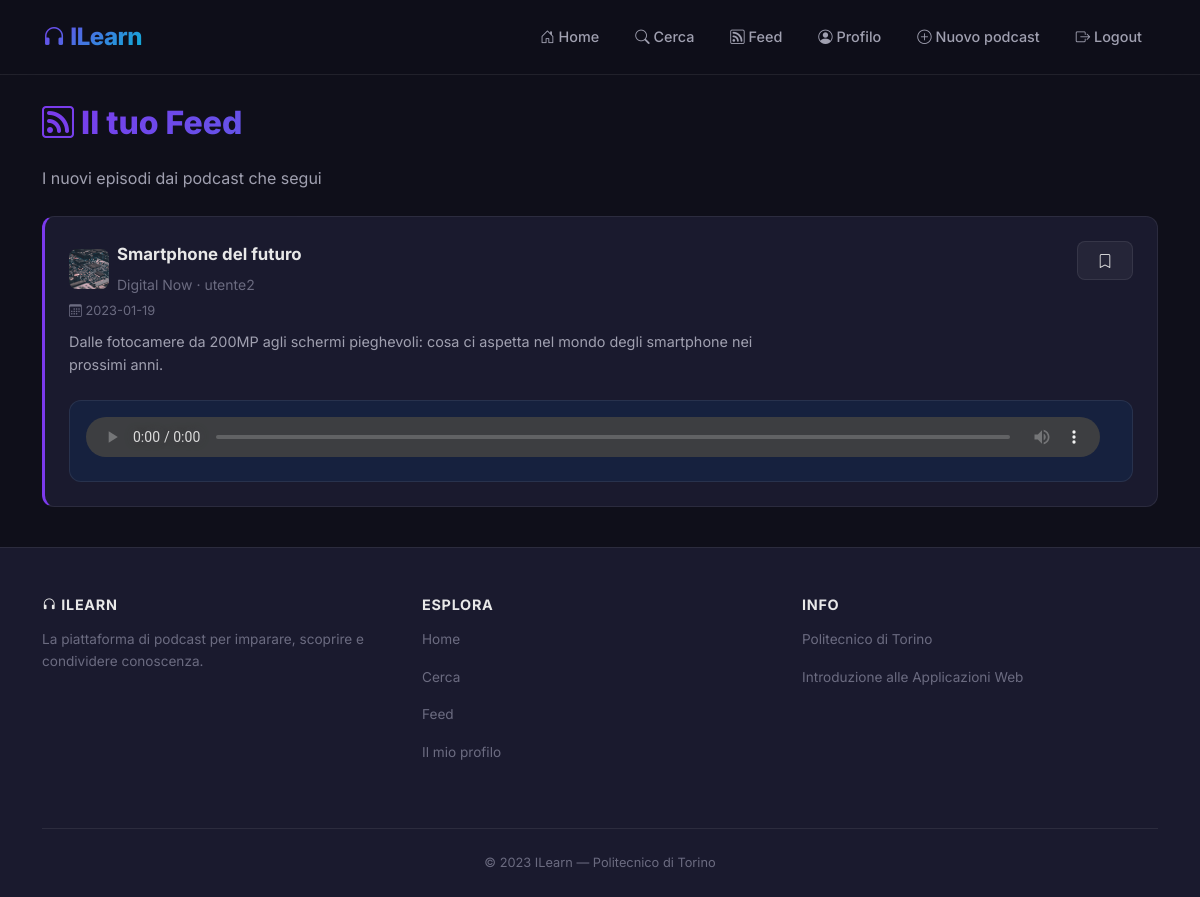
Screenshot of /feed (signed in) with the database file from the repository.
### tables this page shows
CREATE TABLE "EPISODI" (
	"episodio_id"	INTEGER NOT NULL,
	"podcast_id"	INTEGER NOT NULL,
	"Titolo"	TEXT NOT NULL,
	"Descrizione"	TEXT NOT NULL,
	"DataCreazione"	TEXT NOT NULL,
	"Estensione"	TEXT NOT NULL, Durata REAL DEFAULT NULL,
	PRIMARY KEY("episodio_id" AUTOINCREMENT),
	FOREIGN KEY("podcast_id") REFERENCES "PODCAST"("podcast_id") ON DELETE CASCADE
);

CREATE TABLE "PODCAST" (
	"podcast_id"	INTEGER NOT NULL,
	"Titolo"	TEXT NOT NULL,
	"Descrizione"	TEXT NOT NULL,
	"Categoria"	TEXT NOT NULL,
	"utente_id"	INTEGER NOT NULL,
	"Estensione"	TEXT NOT NULL,
	PRIMARY KEY("podcast_id" AUTOINCREMENT),
	FOREIGN KEY("utente_id") REFERENCES "UTENTI"("ID") ON DELETE CASCADE
);

CREATE TABLE "UTENTI" (
	"ID"	INTEGER NOT NULL,
	"Email"	TEXT NOT NULL,
	"Username"	TEXT NOT NULL,
	"Password"	TEXT NOT NULL,
	"Tipo"	INTEGER NOT NULL,
	PRIMARY KEY("ID" AUTOINCREMENT)
);

### app.py (the view)
@app.route('/feed')
@login_required
def feed():
    userid = current_user.get_id()
    user = db_interaction.get_user_by_id(userid)
    episodi = db_interaction.get_nuovi_episodi_feed(userid)
    id_episodi_salvati = db_interaction.get_id_episodi_salvati(userid)
    episodi_tags = {}
    for ep in episodi:
        episodi_tags[ep['episodio_id']] = db_interaction.get_tags_by_episodio(ep['episodio_id'])
    isactive = True
    return render_template('feed.html', episodi=episodi, user=user, isactive=isactive,
                           id_episodi_salvati=id_episodi_salvati, episodi_tags=episodi_tags)

### app.py (called while the page is built)
@login_manager.user_loader
def load_user(user_id):
    db_user = db_interaction.get_user_with_password_by_id(user_id)
    user = User(id=db_user['ID'], email=db_user['Email'], password=db_user['Password'], type=db_user['Tipo'], username=db_user['Username'])
    return user

### db_interaction.py (called while the page is built)
def get_user_with_password_by_id(id):
    conn = sqlite3.connect('db/podcast.db')
    conn.row_factory = sqlite3.Row
    cursor = conn.cursor()
    sql = 'SELECT * FROM UTENTI WHERE ID = ?'
    cursor.execute(sql, (id,))
    user = cursor.fetchone()
    cursor.close()
    conn.close()
    return user

def get_user_by_id(id):
    conn = sqlite3.connect('db/podcast.db')
    conn.row_factory = sqlite3.Row
    cursor = conn.cursor()
    sql = 'SELECT ID, Email, Username, Tipo FROM UTENTI WHERE ID = ?'
    cursor.execute(sql, (id,))
    user = cursor.fetchone()
    cursor.close()
    conn.close()
    return user

def get_id_episodi_salvati(utente_id):
    conn = sqlite3.connect('db/podcast.db')
    conn.row_factory = sqlite3.Row
    cursor = conn.cursor()
    cursor.execute('SELECT episodio_id FROM SALVATI WHERE utente_id = ?', (utente_id,))
    result = cursor.fetchall()
    cursor.close()
    conn.close()
    return [row['episodio_id'] for row in result]

def get_tags_by_episodio(episodio_id):
    conn = sqlite3.connect('db/podcast.db')
    conn.row_factory = sqlite3.Row
    cursor = conn.cursor()
    cursor.execute('''
        SELECT T.tag_id, T.Nome FROM TAGS T
        JOIN EPISODIO_TAGS ET ON T.tag_id = ET.tag_id
        WHERE ET.episodio_id = ?
        ORDER BY T.Nome
    ''', (episodio_id,))
    result = cursor.fetchall()
    cursor.close()
    conn.close()
    return result

def get_nuovi_episodi_feed(utente_id, limit=20):
    conn = sqlite3.connect('db/podcast.db')
    conn.row_factory = sqlite3.Row
    cursor = conn.cursor()
    cursor.execute('''
        SELECT E.*, P.Titolo AS PodcastTitolo, P.Estensione AS PodcastEstensione,
               P.podcast_id, U.Username
        FROM EPISODI E
        JOIN PODCAST P ON E.podcast_id = P.podcast_id
        JOIN UTENTI U ON P.utente_id = U.ID
        JOIN FOLLOW F ON F.podcast_id = P.podcast_id
        WHERE F.utente_id = ?
        ORDER BY E.DataCreazione DESC
        LIMIT ?
    ''', (utente_id, limit))
    result = cursor.fetchall()
    cursor.close()
    conn.close()
    return result

### templates/feed.html (shortened to what this page needs)
{% extends "base.html" %}
{% block content %}
<div class="py-4">
    <h2 class="text-gradient mb-4" style="font-weight: 800;" data-aos="fade-up">
        <i class="bi bi-rss"></i> Il tuo Feed
    </h2>
    <p style="color: var(--text-secondary);" data-aos="fade-up" data-aos-delay="100">
        I nuovi episodi dai podcast che segui
    </p>
    {% if episodi %}
    <div id="episodi-list" class="mt-4">
        {% for episodio in episodi %}
        <div class="episode-item" data-aos="fade-left" data-aos-delay="{{ loop.index0 * 60 }}">
            <div class="row align-items-start">
                <div class="col-md-8">
                    <div class="d-flex align-items-center gap-2 mb-1">
                        <img src="{{ url_for('static', filename='podcast' + episodio.podcast_id|string + episodio.PodcastEstensione) }}"
                             alt="" style="width: 40px; height: 40px; border-radius: 8px; object-fit: cover;">
                        <div>
                            <div class="episode-title">
                                <a href="{{ url_for('singoloEpisodio', episodio_id=episodio.episodio_id) }}">
                                    {{ episodio.Titolo }}
                                </a>
                            </div>
                            <small style="color: var(--text-muted);">{{ episodio.PodcastTitolo }} &middot; {{ episodio.Username }}</small>
                        </div>
                    </div>
                    <div class="episode-date">
                        <i class="bi bi-calendar3"></i> {{ episodio.DataCreazione }}
                    </div>
                    <p class="episode-desc">{{ episodio.Descrizione[:150] }}{% if episodio.Descrizione|length > 150 %}...{% endif %}</p>
                </div>
                <div class="col-md-4 text-end">
                    {% if episodio.episodio_id in id_episodi_salvati %}
                    <a href="{{ url_for('rimuovi_salvato', episodio_id=episodio.episodio_id) }}" class="btn btn-glass btn-sm" title="Rimuovi dai salvati">
                        <i class="bi bi-bookmark-fill" style="color: var(--accent-primary);"></i>
                    </a>
                    {% else %}
                    <a href="{{ url_for('salva_episodio', episodio_id=episodio.episodio_id) }}" class="btn btn-glass btn-sm" title="Salva episodio">
                        <i class="bi bi-bookmark"></i>
                    </a>
                    {% endif %}
                </div>
            </div>
            <div class="audio-player-wrapper mt-2">
                <audio src="{{ url_for('static', filename='episodio' + episodio.episodio_id|string + 'podcast' + episodio.podcast_id|string + episodio.Estensione) }}"
                       controls data-episodio-id="{{ episodio.episodio_id }}"></audio>
            </div>
        </div>
        {% endfor %}
    </div>
    {% endif %}
</div>
{% endblock %}

### static/style.css (style rules this page uses)
:root { --bg-primary: #0f0f1a; --bg-card: #1a1a2e; --bg-elevated: #16213e; --bg-glass: rgba(255, 255, 255, 0.05); --bg-glass-hover: rgba(255, 255, 255, 0.08); --accent-primary: #7c3aed; --accent-secondary: #06b6d4; --gradient-accent: linear-gradient(135deg, #7c3aed, #06b6d4); --gradient-hero: linear-gradient(135deg, #0f0f1a 0%, #1a1a2e 50%, #16213e 100%); --text-primary: #e8e8e8; --text-secondary: #a0a0b0; --text-muted: #6b6b80; --border-glass: rgba(255, 255, 255, 0.08); --shadow-card: 0 8px 32px rgba(0, 0, 0, 0.3); --shadow-hover: 0 16px 48px rgba(124, 58, 237, 0.15); --shadow-glow: 0 0 20px rgba(124, 58, 237, 0.3); --radius-sm: 8px; --radius-md: 12px; --radius-lg: 16px; --radius-xl: 24px; --transition-fast: 0.2s ease; --transition-normal: 0.3s ease; --transition-slow: 0.5s ease; }
* { margin: 0; padding: 0; box-sizing: border-box; }
body { font-family: 'Inter', sans-serif; background-color: var(--bg-primary); color: var(--text-primary); line-height: 1.6; overflow-x: hidden; min-height: 100vh; display: flex; flex-direction: column; }
a { color: var(--accent-secondary); text-decoration: none; transition: color var(--transition-fast); }
.episode-item { background: var(--bg-card); border: 1px solid var(--border-glass); border-left: 3px solid var(--accent-primary); border-radius: var(--radius-md); padding: 1.5rem; margin-bottom: 1rem; transition: all var(--transition-normal); }
.episode-item .episode-title { font-weight: 700; font-size: 1.05rem; color: var(--text-primary); margin-bottom: 0.25rem; }
.episode-item .episode-title a { color: var(--text-primary); transition: color var(--transition-fast); }
.episode-item .episode-date { font-size: 0.8rem; color: var(--text-muted); margin-bottom: 0.5rem; }
.episode-item .episode-desc { color: var(--text-secondary); font-size: 0.9rem; }
.audio-player-wrapper { background: var(--bg-elevated); border: 1px solid var(--border-glass); border-radius: var(--radius-md); padding: 1rem; margin-top: 1rem; }
.audio-player-wrapper audio { width: 100%; height: 40px; border-radius: var(--radius-sm); filter: invert(0.05); }
.btn-glass { background: var(--bg-glass); color: var(--text-primary); border: 1px solid var(--border-glass); border-radius: var(--radius-sm); padding: 0.5rem 1.25rem; font-weight: 500; transition: all var(--transition-fast); }
.text-gradient { background: var(--gradient-accent); -webkit-background-clip: text; -webkit-text-fill-color: transparent; background-clip: text; }

### rows the page displays
EPISODI: Estensione (picture), Titolo "Smartphone del futuro", PodcastTitolo "Digital Now", Username "utente2", DataCreazione "2023-01-19", Descrizione "Dalle fotocamere da 200MP agli schermi pieghevoli: cosa ci aspetta nel mondo degli smartphone nei prossimi anni."
